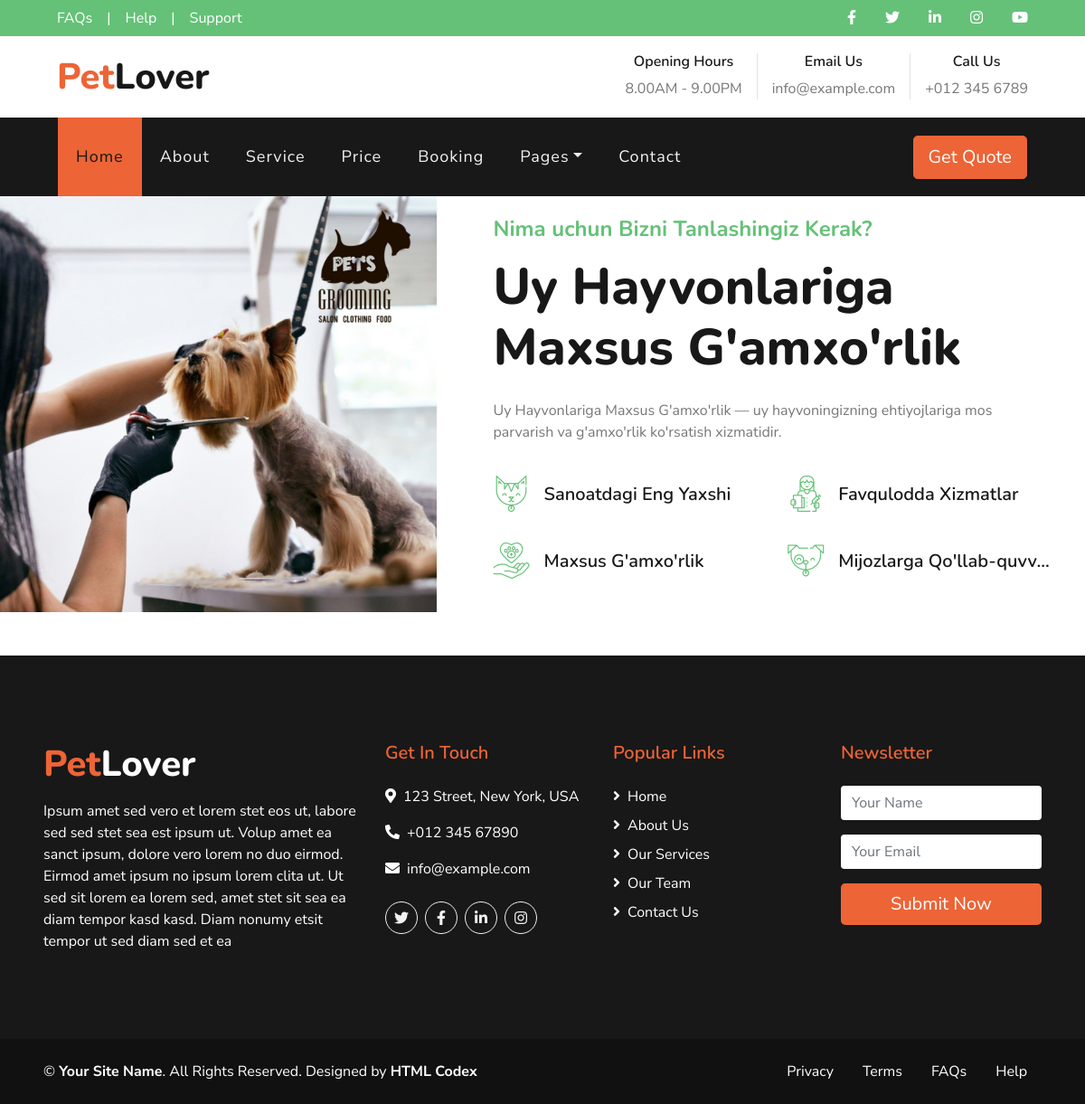
Page /featuresdetail/1/ on the committed database.
### blog/models.py (models this page shows, shortened)
class Features(models.Model):
    name = models.CharField(max_length=100)
    bio = models.TextField()
    img = models.ImageField(upload_to='features/')

### blog/views.py (the view)
# urls.py: path('featuresdetail/<int:id>/', featuresdetail, name='featuresdetail'),
def featuresdetail(request, id):
    features = Features.objects.get(id=id)
    context = {
        'x': features
    }
    return render(request, 'featuresdetail.html', context=context)

### templates/featuresdetail.html (shortened to what this page needs)
{% extends 'base.html' %}
{% load static %}
{% block content %}
 <div class="row align-items-center">
            <div class="col-lg-5">
                <img class="img-fluid w-100" src="{{x.img.url}}" alt="">
            </div>
            <div class="col-lg-7 py-5 py-lg-0 px-3 px-lg-5">
                <h4 class="text-secondary mb-3">Nima uchun Bizni Tanlashingiz Kerak?</h4>
                <a href="{% url 'featuresdetail' x.id %}"></a><h1 class="display-4 mb-4">{{x.name}}</h1>
                <p class="mb-4">{{x.bio}}</p>
                <div class="row py-2">
                    <div class="col-6">
                        <div class="d-flex align-items-center mb-4">
                            <h1 class="flaticon-cat font-weight-normal text-secondary m-0 mr-3"></h1>
                            <h5 class="text-truncate m-0">Sanoatdagi Eng Yaxshi</h5>
                        </div>
                    </div>
                    <div class="col-6">
                        <div class="d-flex align-items-center mb-4">
                            <h1 class="flaticon-doctor font-weight-normal text-secondary m-0 mr-3"></h1>
                            <h5 class="text-truncate m-0">Favqulodda Xizmatlar</h5>
                        </div>
                    </div>
                    <div class="col-6">
                        <div class="d-flex align-items-center">
                            <h1 class="flaticon-care font-weight-normal text-secondary m-0 mr-3"></h1>
                            <h5 class="text-truncate m-0">Maxsus G'amxo'rlik</h5>
                        </div>
                    </div>
                    <div class="col-6">
                        <div class="d-flex align-items-center">
                            <h1 class="flaticon-dog font-weight-normal text-secondary m-0 mr-3"></h1>
                            <h5 class="text-truncate m-0">Mijozlarga Qo'llab-quvvatlash</h5>
                        </div>
                    </div>
                </div>
            </div>
        </div>
{% endblock content %}

### rows in the picture
Features: img (picture), name "Uy Hayvonlariga Maxsus G'amxo'rlik", bio "Uy Hayvonlariga Maxsus G'amxo'rlik — uy hayvoningizning ehtiyojlariga mos parvarish va g'amxo'rlik ko'rsatish xizmatidir."
